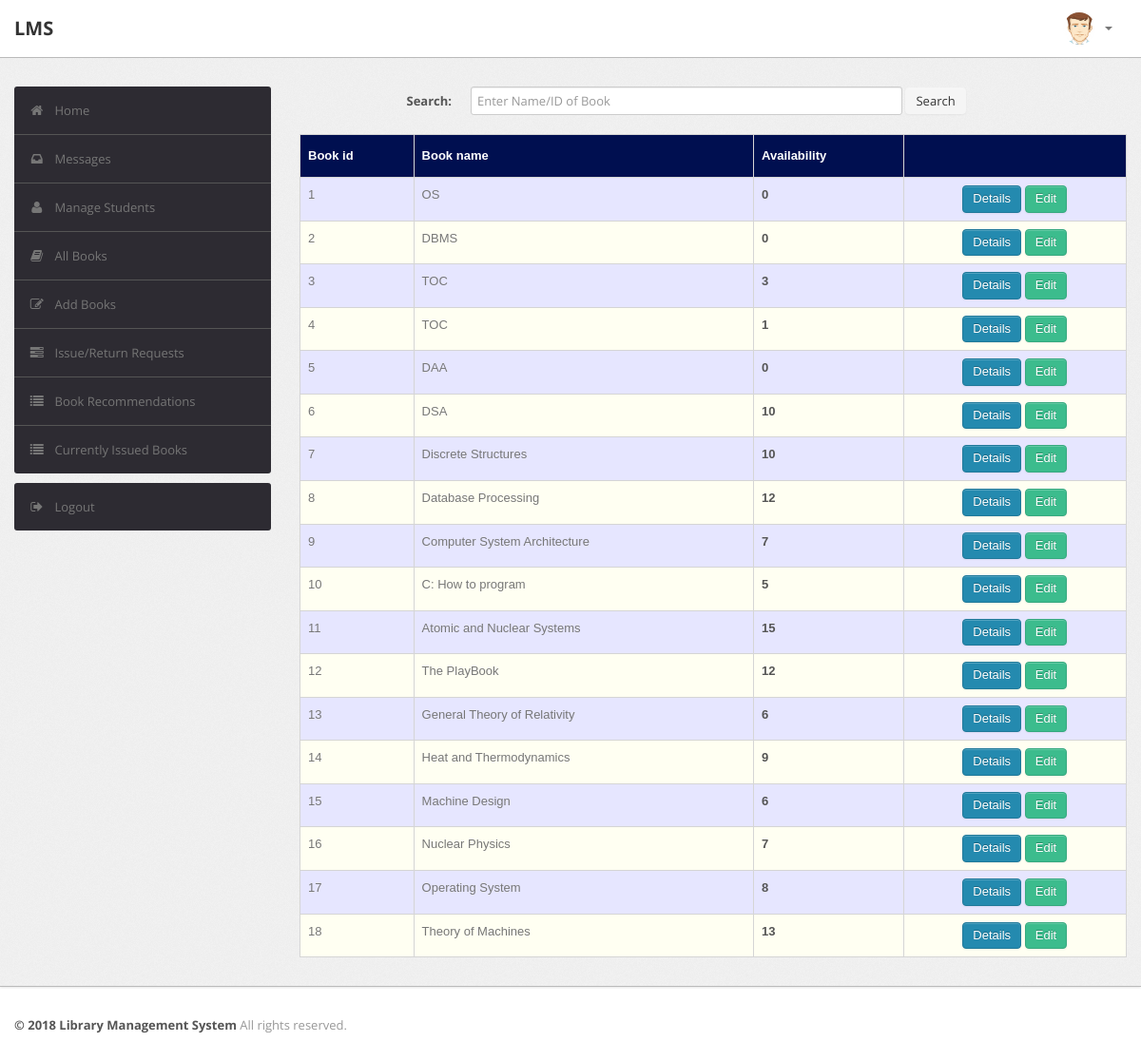
/admin/book.php (signed in), run on the app's committed database.
### tables this page shows
CREATE TABLE `book` (
  `BookId` int(10) NOT NULL AUTO_INCREMENT,
  `Title` varchar(50) DEFAULT NULL,
  `Publisher` varchar(50) DEFAULT NULL,
  `Year` varchar(50) DEFAULT NULL,
  `Availability` int(5) DEFAULT NULL,
  PRIMARY KEY (`BookId`)
);

### admin/book.php (the view, shortened to what this page needs)
<?php
require('dbconn.php');
?>
<?php
if ($_SESSION['RollNo']) {
    ?>
<!DOCTYPE html>
<html lang="en">
    <head>
        <link type="text/css" href="bootstrap/css/bootstrap.min.css" rel="stylesheet">
        <link type="text/css" href="bootstrap/css/bootstrap-responsive.min.css" rel="stylesheet">
        <link type="text/css" href="css/theme.css" rel="stylesheet">
        <link type="text/css" href="images/icons/css/font-awesome.css" rel="stylesheet">
    </head>
    <body>
        <div class="navbar navbar-fixed-top">
            <div class="navbar-inner">
                <div class="container">
                        <a class="brand" href="index.php">LMS </a>
                    <div class="nav-collapse collapse navbar-inverse-collapse">
                        <ul class="nav pull-right">
                            <li class="nav-user dropdown"><a href="#" class="dropdown-toggle" data-toggle="dropdown">
                                <img src="images/user.png" class="nav-avatar" />
                                <b class="caret"></b></a>
                            </li>
                        </ul>
                    </div>
                </div>
            </div>
        </div>
        <div class="wrapper">
            <div class="container">
                <div class="row">
                    <div class="span3">
                        <div class="sidebar">
                            <ul class="widget widget-menu unstyled">
                                <li class="active"><a href="index.php"><i class="menu-icon icon-home"></i>Home
                                </a></li>
                                 <li><a href="message.php"><i class="menu-icon icon-inbox"></i>Messages</a>
                                </li>
                                <li><a href="student.php"><i class="menu-icon icon-user"></i>Manage Students </a>
                                </li>
                                <li><a href="book.php"><i class="menu-icon icon-book"></i>All Books </a></li>
                                <li><a href="addbook.php"><i class="menu-icon icon-edit"></i>Add Books </a></li>
                                <li><a href="requests.php"><i class="menu-icon icon-tasks"></i>Issue/Return Requests </a></li>
                                <li><a href="recommendations.php"><i class="menu-icon icon-list"></i>Book Recommendations </a></li>
                                <li><a href="current.php"><i class="menu-icon icon-list"></i>Currently Issued Books </a></li>
                            </ul>
                            <ul class="widget widget-menu unstyled">
                                <li><a href="logout.php"><i class="menu-icon icon-signout"></i>Logout </a></li>
                            </ul>
                        </div>
                    </div>
                    <div class="span9">
                  <form class="form-horizontal row-fluid" action="book.php" method="post">
                                        <div class="control-group">
                                            <label class="control-label" for="Search"><b>Search:</b></label>
                                            <div class="controls">
                                                <input type="text" id="title" name="title" placeholder="Enter Name/ID of Book" class="span8" required>
                                                <button type="submit" name="submit"class="btn">Search</button>
                                            </div>
                                        </div>
                                    </form>
                                    <br>
                                    <?php
                                    if(isset($_POST['submit']))
                                        {$s=$_POST['title'];
                                            $sql="select * from LMS.book where BookId='$s' or Title like '%$s%'";
                                        }
                                    else
                                        $sql="select * from LMS.book";
                                    $result=$conn->query($sql);
                                    $rowcount=mysqli_num_rows($result);
                                    if(!($rowcount))
                                        echo "<br><center><h2><b><i>No Results</i></b></h2></center>";
                                    else
                                    {
                                    ?>
                        <table class="table" id = "tables">
                                  <thead>
                                    <tr>
                                      <th>Book id</th>
                                      <th>Book name</th>
                                      <th>Availability</th>
                                      <th></th>
                                    </tr>
                                  </thead>
                                  <tbody>
                                    <?php
                            while($row=$result->fetch_assoc())
                            {
                                $bookid=$row['BookId'];
                                $name=$row['Title'];
                                $avail=$row['Availability'];
                            ?>
                                    <tr>
                                      <td><?php echo $bookid ?></td>
                                      <td><?php echo $name ?></td>
                                      <td><b><?php echo $avail ?></b></td>
                                        <td><center>
                                            <a href="bookdetails.php?id=<?php echo $bookid; ?>" class="btn btn-primary">Details</a>
                                            <a href="edit_book_details.php?id=<?php echo $bookid; ?>" class="btn btn-success">Edit</a>
                                        </center></td>
                                    </tr>
                               <?php }} ?>
                               </tbody>
                                </table>
                            </div>
                </div>
            </div>
        </div>
<div class="footer">
            <div class="container">
                <b class="copyright">&copy; 2018 Library Management System </b>All rights reserved.
            </div>
        </div>
    </body>
</html>
<?php }
else {
    echo "<script type='text/javascript'>alert('Access Denied!!!')</script>";
} ?>

### admin/css/theme.css (style rules this page uses)
#tables { font-family: "Trebuchet MS", Arial, Helvetica, sans-serif; border-collapse: collapse; width: 100%; }
#tables td, #tables th { border: 1px solid #ddd; padding: 8px; }
#tables tr:nth-child(even) { background-color: #fffff2; }
#tables tr:nth-child(odd) { background-color: #e6e6ff; }
#tables th { padding-top: 12px; padding-bottom: 12px; text-align: left; background-color: #000F50; color: white; }
body { font-size: 13px; font-family: 'Open Sans', Arial, sans-serif; background: #fff; color: #777 }
strong, b { color: #555 }
.wrapper { background: url(../images/bg.png) #eee; border-bottom: 1px solid #bbb; -webkit-box-shadow: 0 1px 2px rgba(0,0,0,0.1); -moz-box-shadow: 0 1px 2px rgba(0,0,0,0.1); box-shadow: 0 1px 2px rgba(0,0,0,0.1); padding: 30px 0 }
.footer { color: #999; padding: 30px 0 60px }
form { margin: 0 }
select, textarea, input[type="text"], input[type="password"], input[type="datetime"], input[type="datetime-local"], input[type="date"], input[type="month"], input[type="time"], input[type="week"], input[type="number"], input[type="email"], input[type="url"], input[type="search"], input[type="tel"], input[type="color"], .uneditable-input, label, input, button, select, textarea { -webkit-border-radius: 3px; -moz-border-radius: 3px; border-radius: 3px; font-size: 13px; font-family: 'Open Sans', Tahoma, Arial, sans-serif }
body [class^="icon-"], body [class*=" icon-"] { font-size: 14px; line-height: 20px; height: 20px }
.form-horizontal .control-group, .form-vertical .control-group { margin-bottom: 0 }
.navbar { position: static!important; margin: 0!important }
.navbar .navbar-inner { background: #fff; border-bottom: 1px solid #bbb; -webkit-box-shadow: 0 1px 2px rgba(0,0,0,0.15); -moz-box-shadow: 0 1px 2px rgba(0,0,0,0.15); box-shadow: 0 1px 2px rgba(0,0,0,0.15) }
.navbar .brand { color: #333; font-weight: bold; font-size: 20px; margin-right: 20px; padding: 20px }
.navbar .nav>li>a { padding: 20px 15px; font-weight: bold; color: #777 }
.nav-user>a { height: 20px }
.nav-avatar { width: 34px; height: 34px; margin: -7px 5px 0 0; -webkit-border-radius: 50%; -moz-border-radius: 50%; border-radius: 50% }
.btn, .btn-box { -webkit-border-radius: 3px; -moz-border-radius: 3px; border-radius: 3px }
.btn { font-size: 13px; font-weight: 600 }
.btn { display: inline-block; margin-bottom: 0; font-weight: 400; text-align: center; vertical-align: middle; cursor: pointer; background-image: none; border: 1px solid transparent; white-space: nowrap; padding: 4px 10px; font-size: 13px; line-height: 1.42857; border-radius: 4px; -webkit-user-select: none; -moz-user-select: none; -ms-user-select: none; user-select: none }
.btn-primary { color: #fff; background-color: #248aaf; border-color: #20799a }
.btn-success { color: #fff; background-color: #3cbc8d; border-color: #36a97f }
.table { margin-bottom: 0 }
.table th, .table td { border-color: #d5d5d5!important }
.widget-menu { background: #fff; -webkit-border-radius: 3px; -moz-border-radius: 3px; border-radius: 3px; overflow: hidden }
.widget-menu a { color: #555; display: block; line-height: 20px; padding: 15px; text-decoration: none!important }
.widget-menu .menu-icon { margin-right: 10px; color: #767676; -webkit-transition: all .2s ease-in-out; -moz-transition: all .2s ease-in-out; transition: all .2s ease-in-out; }
.widget-menu>li+li { border-top: 1px solid #555 }
.widget-menu>li>a { background-color: #2d2b32; color: #767676; -webkit-transition: all .2s ease-in-out; -moz-transition: all .2s ease-in-out; transition: all .2s ease-in-out; }

### data on the page
book: BookId "1", Title "OS", Availability "0"
book: BookId "2", Title "DBMS", Availability "0"
book: BookId "3", Title "TOC", Availability "3"
book: BookId "4", Title "TOC", Availability "1"
book: BookId "5", Title "DAA", Availability "0"
book: BookId "6", Title "DSA", Availability "10"
book: BookId "7", Title "Discrete Structures", Availability "10"
book: BookId "8", Title "Database Processing", Availability "12"
book: BookId "9", Title "Computer System Architecture", Availability "7"
book: BookId "10", Title "C: How to program", Availability "5"
book: BookId "11", Title "Atomic and Nuclear Systems", Availability "15"
book: BookId "12", Title "The PlayBook", Availability "12"
book: BookId "13", Title "General Theory of Relativity", Availability "6"
book: BookId "14", Title "Heat and Thermodynamics", Availability "9"
book: BookId "15", Title "Machine Design", Availability "6"
book: BookId "16", Title "Nuclear Physics", Availability "7"
book: BookId "17", Title "Operating System", Availability "8"
book: BookId "18", Title "Theory of Machines", Availability "13"
